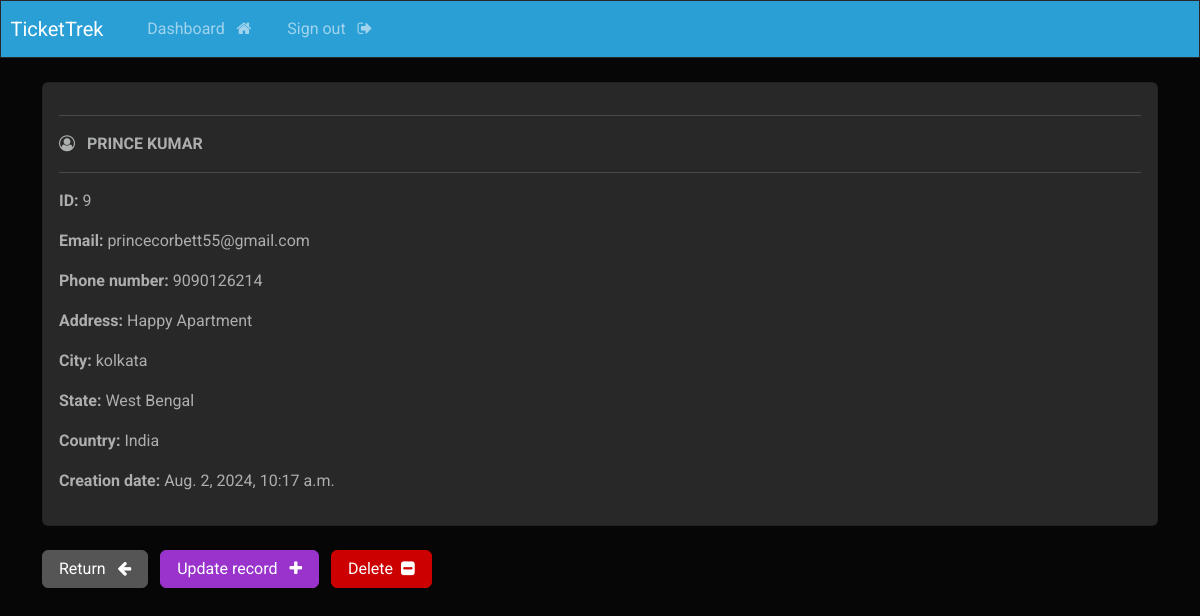
/record/9 (signed in), run on an earlier commit of the app's database.
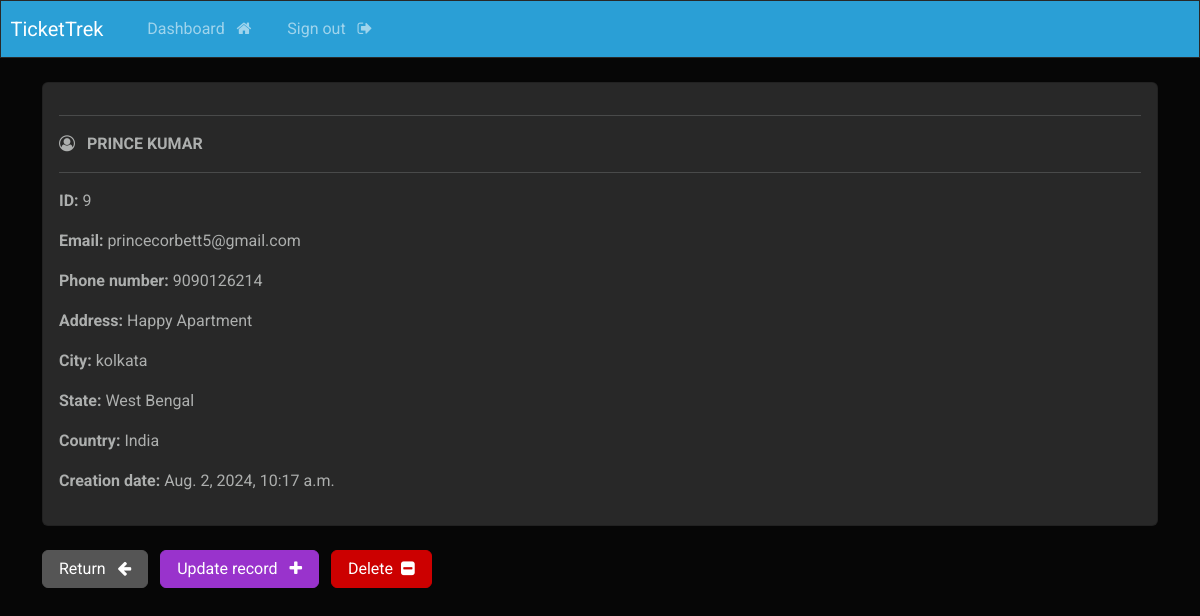
And on a later commit of the database.
### CRMapp/models.py (models this page shows, shortened)
class Record(models.Model):
    creation_date = models.DateTimeField(auto_now_add=True)
    first_name = models.CharField(max_length=100)
    last_name = models.CharField(max_length=100)
    email = models.EmailField(max_length=300)
    phone = models.CharField(max_length=20)
    address = models.CharField(max_length=300)
    city = models.CharField(max_length=300)
    state = models.CharField(max_length=300, default='default_state')
    country = models.CharField(max_length=100)

### CRMapp/views.py (the view)
# urls.py: path('record/<int:pk>', views.view_record, name="record"),
@login_required(login_url='my-login')
def view_record(request, pk):
    all_records = Record.objects.get(id=pk)
    context = {'record': all_records}
    return render(request,'CRMapp/view-record.html', context=context)

### CRMapp/templates/CRMapp/view-record.html (shortened to what this page needs)
{% extends 'CRMapp/base.html' %}
{% block content %}
    <div class="card">
        <div class="card-body">
  <hr>
            <i class="fa fa-user-circle-o" aria-hidden="true"></i> &nbsp;
            <strong>
                {{record.first_name|upper}}
                {{record.last_name|upper}}
            </strong>
            <hr>
            <p> <strong> ID: </strong> {{record.id}} </p>
            <p> <strong> Email: </strong> {{record.email}} </p>
            <p> <strong> Phone number: </strong> {{record.phone}} </p>
            <p> <strong> Address: </strong> {{record.address}} </p>
            <p> <strong> City: </strong> {{record.city}} </p>
            <p> <strong> State: </strong> {{record.state}} </p>
            <p> <strong> Country: </strong> {{record.country}} </p>
            <p> <strong> Creation date: </strong> {{record.creation_date}} </p>
        </div>
    </div>
    <br>
    <a href="{% url 'dashboard' %}" class="btn btn-secondary"> Return &nbsp; <i class="fa fa-arrow-left" aria-hidden="true"></i> </a>
    <a href="{% url 'update-record' record.id %}" class="btn btn-info"> Update record &nbsp; <i class="fa fa-plus" aria-hidden="true"></i> </a>
    <a href="{% url 'delete-record' record.id %}" class="btn btn-danger"> Delete &nbsp;<i class="fa fa-minus-square" aria-hidden="true"></i> </a>
{% endblock %}

What changed in the data, as far as the page shows it:
changed Record "PRINCE": email "princecorbett55@gmail.com" → "princecorbett5@gmail.com"
